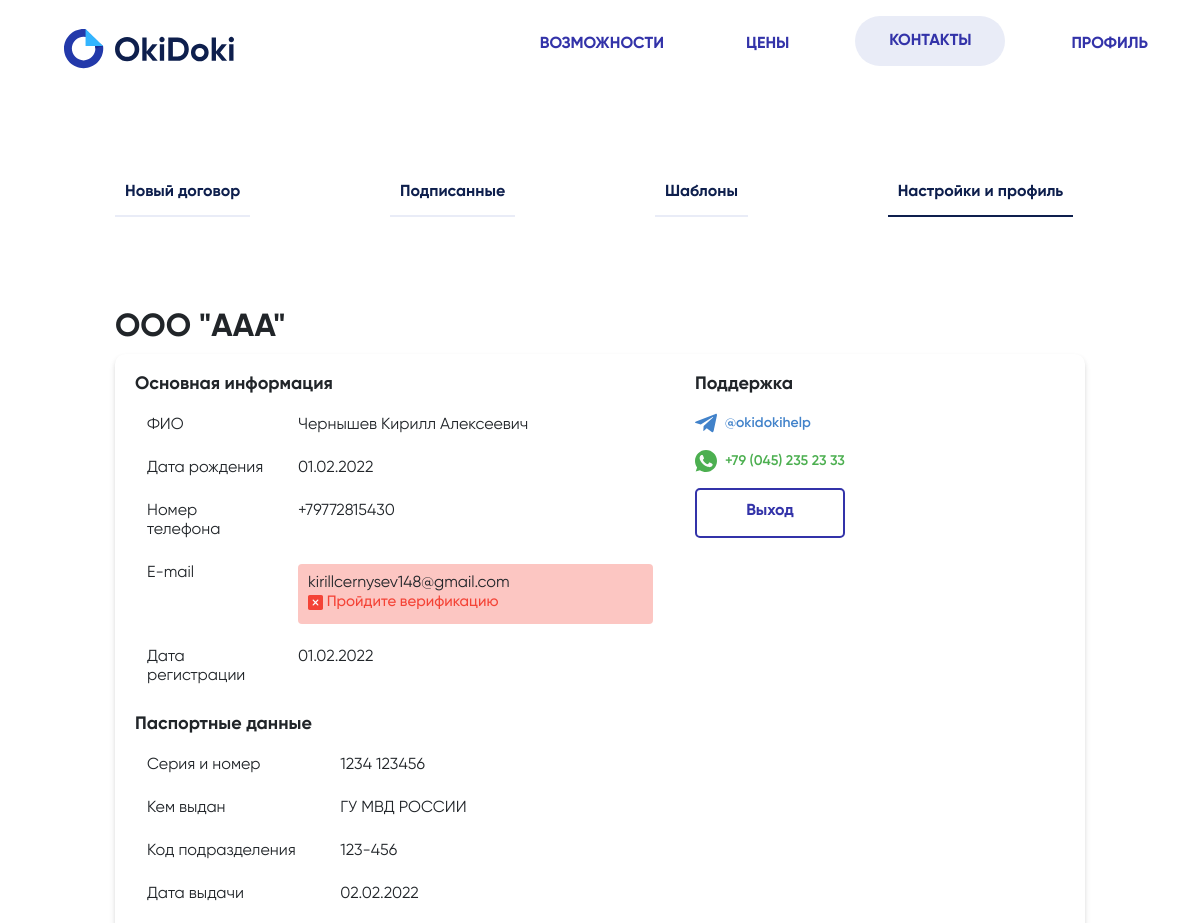
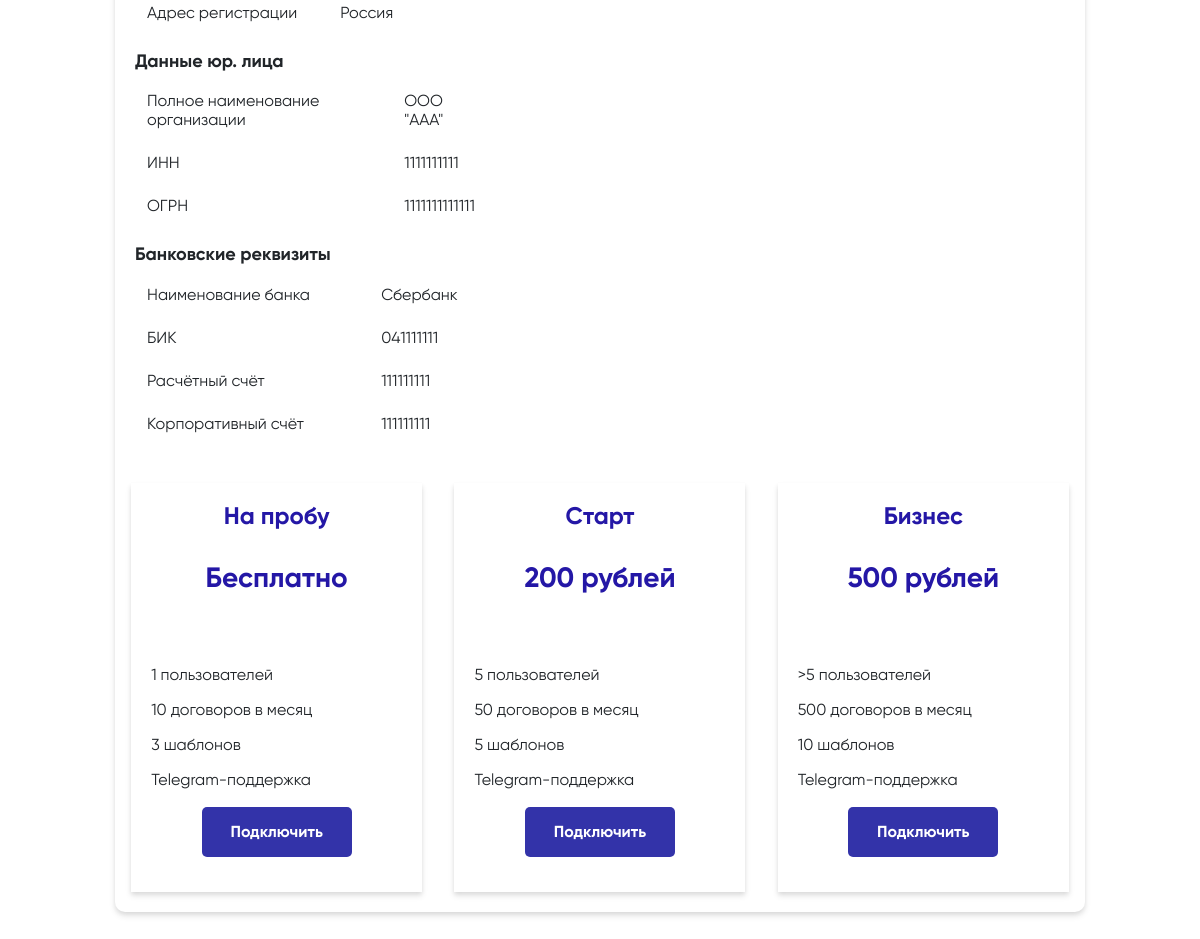
Page /work/settings (signed in) on the committed database (2 pictures, top to bottom).
### accounts/models.py (models this page shows, shortened)
class User(AbstractUser):
    name = models.CharField(verbose_name="Name", max_length=100, blank=True, null=True)
    phone = models.CharField(verbose_name="Phone", max_length=100, blank=True, null=True)
    email = models.CharField(verbose_name="Email", max_length=100, blank=True, null=True)
    verEmail = models.BooleanField(verbose_name="Верификация email", blank=True, null=True)
    date_burn = models.DateField(verbose_name="birthday", blank=True, null=True)
    pasport = models.CharField(verbose_name="pasport's seria and number", max_length=20, blank=True, null=True)
    pasport_otdel = models.CharField(verbose_name="who gives pasport", max_length=250, blank=True, null=True)
    pasport_code = models.CharField(verbose_name="pasport code", max_length=50, blank=True, null=True)
    date_pasport = models.DateField(verbose_name="pasport date", blank=True, null=True)
    registr = models.TextField(verbose_name="from", blank=True, null=True)
    organisation = models.CharField(verbose_name="full organisation name", max_length=200, blank=True, null=True)
    inn = models.CharField(max_length=100, blank=True, null=True)
    ogrn = models.CharField(max_length=100, blank=True, null=True)
    name_bank = models.CharField(max_length=100, blank=True, null=True)
    bik = models.CharField(max_length=100, blank=True, null=True)
    schet = models.CharField(max_length=100, blank=True, null=True)
    korp_schet = models.CharField(max_length=100, blank=True, null=True)
    code = models.CharField(max_length=10, blank=True, null=True)
    class Meta:
        managed=True
        verbose_name = 'User'
        verbose_name_plural = 'Users'

### work/views.py (the view, shortened to what this page needs)
# urls.py: path('work/', include('work.urls')),
def work(req, page, message = None):
    try:
        if message:
            messages = [message]
        else:
            messages = []
        user = User.objects.get(phone=req.user.phone)
        templates = user.template_set.all().values()
        form = TemplateUpload()
        signatures = []
        for template in user.template_set.all():
            signatured = template.signaturedocx_set.all().values()
            for i, el in enumerate(signatured):
                if el['client_id']:
                    signatured[i]['name'] = Template.objects.get(id = el['template_id']).name
                    signatured[i]['user_name'] = User.objects.get(id = int(el['client_id'])).name
                    signatures.append(signatured[i])
        if len(signatures) == 0:
            for signatured in user.signaturedocx_set.all().values():
                signatured['name'] = Template.objects.get(id = signatured['template_id']).name
                signatured['user_name'] = Template.objects.get(id = signatured['template_id']).user
                signatures.append(signatured)
        return render(req, 'work/work.html',
        {
            'page': page,
            'user': user,
            'templates': templates,
            'signatures': [signatures],
            'form': form,
            'messages': messages
        })
    except Exception as e:
        print(e)
        return redirect('main')

### templates/work/work.html (shortened to what this page needs)
{% extends "../base.html" %}
{% load static %}
{% block nav %}
    {% if user.organisation != None %}
        <nav style="background-color: rgba(0, 0, 0, 0);" class="header header__container navbar navbar-expand-lg navbar-light">
            <a class="navbar-brand mt-3 ml-5" style="width: 100px;" href="/"><img src="{% static 'img/logo-full.svg' %}" alt="OkiDoki logo" /></a>
            <div class="mr-auto header__nav mt-3" id="navbarSupportedContent" style="background-color: rgba(0, 0, 0, 0);">
            <ul style="background-color: rgba(0, 0, 0, 0);"  class="ml-auto menu header__menu">
                <li class="menu__item" style="margin-left: 50px; margin-top: 10px;"><a href="#" class="nav-link nav-text" style="color: #3333a9; font-weight: bold;">Возможности</a></li>
                <li class="menu__item" style="margin-left: 50px; margin-top: 10px;"><a href="#" class="nav-link nav-text" style="color: #3333a9; font-weight: bold;">Цены</a></li>
                <li class="menu__item" style="margin-left: 50px;"><a href="#" class="nav-link nav-text" style="color: #3333a9; background-color: #e9ecf7; border-radius: 25px; width: 150px; height: 50px; font-weight: bold; text-align: center; padding-top: 15px;">Контакты</a></li>
                {% if request.user.is_authenticated %}
                    <li class="nav-item menu__item" style="margin-left: 50px; margin-top: 10px;"><a href="/work/settings" class="nav-link nav-text" style="color: #3333a9; font-weight: bold;">Профиль</a></li>
                {% endif %}
            </ul>
            </div>
        </nav>
    {% endif %}
{% endblock nav %}
{% block work %}
<link rel="stylesheet" href="{% static 'work1.css' %}">
<link rel="stylesheet" href="{% static 'work.css' %}">
    <div class="container workPage">
        {% if user.organisation != None %}
            <div class="nav-bar">
                <ul style="white-space:nowrap; overflow-x: auto; height: 60px;">
                    <a class="navItem" id="newDoc" href="/work/newDoc" style="margin-left: 0;">Новый договор</a>
                    <a class="navItem" id="signature" href="/work/signature">Подписанные</a>
                    <a class="navItem" id="templates" href="/work/templates">Шаблоны</a>
                    <a class="navItem" id="settings" href="/work/settings">Настройки и профиль</a>
                </ul>
            </div>
        {% endif %}
    {% if page == "settings" %}
    <div class="newDoc">
    {% if user.organisation != None %}
        <h1 class="organisation-h1" style="width: 100%; margin-left: auto;">{{user.organisation}}</h1>
        <div class="page" style="width: 100%; margin: 0 auto;">
            <div class="card-body">
                <div class="row">
                    <div class="col-7">
                    <h1 class="title-blok">Основная информация</h1>
                    <table class="table">
                        <tbody style="width: 30vw;">
                            <tr>
                                <td>ФИО</td>
                                <td>{{user.name}}</td>
                            </tr>
                            <tr>
                                <td>Дата рождения</td>
                                <td>{{user.date_burn|date:"d.m.Y"}}</td>
                            </tr><tr>
                                <td>Номер телефона</td>
                                <td>{{user.phone}}</td>
                            </tr><tr>
                                <td>E-mail</td>
                                {% if user.verEmail %}
                                    <td>{{user.email}}</td>
                                {% else %}
                                    <td>
                                        <form action="" method="post">
                                            <div style="background-color: rgba(244, 67, 54, 0.3); border-radius: 4px; height: 60px; padding: 10px 10px 10px 10px;">
                                                {{user.email}}
                                                <button type="submit" name="verEmail" style="color: #F44336; background-color: rgba(244, 67, 54, 0); border: 0; font-size: 15px; margin-top: auto;"><img src="{% static 'img/remove.svg' %}" style="height: 15px; width: 15px; vertical-align: middle;"> <h3 style="margin-top: auto; font-size: 15px; display: inline;"> Пройдите верификацию</h3></button>
                                            </div>
                                        </form>
                                    </td>
                                {% endif %}
                            </tr><tr>
                                <td>Дата регистрации</td>
                                <td>{{user.date_joined|date:"d.m.Y"}}</td>
                            </tr>
                        </tbody>
                    </table>
                    <h1 class="title-blok">Паспортные данные</h1>
                    <table class="table" style="width: 30vw;">
                        <tbody>
                            <tr>
                                <td>Серия и номер</td>
                                <td>{{user.pasport}}</td>
                            </tr>
                            <tr>
                                <td>Кем выдан</td>
                                <td>{{user.pasport_otdel}}</td>
                            </tr><tr>
                                <td>Код подразделения</td>
                                <td>{{user.pasport_code}}</td>
                            </tr><tr>
                                <td>Дата выдачи</td>
                                <td>{{user.date_pasport|date:"d.m.Y"}}</td>
                            </tr><tr>
                                <td>Адрес регистрации</td>
                                <td>{{user.registr}}</td>
                            </tr>
                        </tbody>
                    </table>
                    <h1 class="title-blok">Данные юр. лица</h1>
                    <table class="table" style="width: 30vw;">
                        <tbody>
                            <tr>
                                <td>Полное наименование организации</td>
                                <td>{{user.organisation}}</td>
                            </tr>
                            <tr>
                                <td>ИНН</td>
                                <td>{{user.inn}}</td>
                            </tr><tr>
                                <td>ОГРН</td>
                                <td>{{user.ogrn}}</td>
                            </tr>
                        </tbody>
                    </table>
                    <h1 class="title-blok">Банковские реквизиты</h1>
                    <table class="table" style="width: 30vw;">
                        <tbody>
                            <tr>
                                <td>Наименование банка</td>
                                <td>{{user.name_bank}}</td>
                            </tr>
                            <tr>
                                <td>БИК</td>
                                <td>{{user.bik}}</td>
                            </tr>
                            <tr>
                                <td>Расчётный счёт</td>
                                <td>{{user.schet}}</td>
                            </tr>
                            <tr>
                                <td>Корпоративный счёт</td>
                                <td>{{user.korp_schet}}</td>
                            </tr>
                        </tbody>
                    </table>
                </div>
                <div class="col">
                    <h1 class="title-blok">Поддержка</h1>
                    <div class="mt-3">
                        <a href="https://t.me/okidokihelp" class="ml-1" style="font-family: 'Gilroy'; font-style: normal; font-weight: 600; font-size: 14px; line-height: 20px; color:
                        #4182CA;">@okidokihelp</a>
                    </div>
                    <div class="mt-3">
                        <a class="ml-1" style="font-family: 'Gilroy'; font-style: normal; font-weight: 600; font-size: 14px; line-height: 20px; color:
                        #4CAF50;">+79 (045) 235 23 33</a>
                    </div>
                    <div class="mt-3">
                        <a href="/accounts/logout/" class="nav-link nav-text" style="color: #3333a9; background-color: #fff; border: #3333a9 solid 2px; border-radius: 5px; width: 150px; height: 50px; font-weight: bold; text-align: center; padding-top: 11px;">Выход</a>
                    </div>
                </div>
            </div>
        </div>
        {% endif %}
        {% if user.organisation != None %}
            <div class="row" style="margin: 0 auto 20px;">
                <div class="profileCard" style="margin: 0 auto; box-shadow: 0px 2px 4px rgba(0, 0, 0, 0.06), 0px 4px 6px rgba(0, 0, 0, 0.1); width: 30%;">
                    <div class="card-body" style="margin: 0 auto; color: #3333a9;">
                        <h1 class="card-title" style="color: #2417a6; text-align: center; font-size: 18pt; font-weight: 700;">На пробу</h1>
                        <p class="card-text" style="margin-top: 30px; margin-bottom: 30px; text-align: center; color: #2417a6; font-size: 21pt; font-weight: 700;"">Бесплатно</p>
                    </div>
                    <div class="card-body">
                        <p>1 пользователей</p>
                        <p>10 договоров в месяц</p>
                        <p>3 шаблонов</p>
                        <p>Telegram-поддержка</p>
                        <button class="nav-link nav-text" style="border: 0; margin: 15px auto; color: #fff; background-color: #3333a9; border-radius: 5px; width: 150px; height: 50px; font-weight: bold; text-align: center; padding-top: 10px;">Подключить</button>
                    </div>
                </div>
                <div class="profileCard" style="margin: 0 auto; box-shadow: 0px 2px 4px rgba(0, 0, 0, 0.06), 0px 4px 6px rgba(0, 0, 0, 0.1); width: 30%;">
                    <div class="card-body" style="margin: 0 auto; color: #3333a9;">
                        <h1 class="card-title" style="color: #2417a6; text-align: center; font-size: 18pt; font-weight: 700;">Старт</h1>
                        <p class="card-text" style="margin-top: 30px; margin-bottom: 30px; text-align: center; color: #2417a6; font-size: 21pt; font-weight: 700;"">200 рублей</p>
                    </div>
                    <div class="card-body">
                        <p>5 пользователей</p>
                        <p>50 договоров в месяц</p>
                        <p>5 шаблонов</p>
                        <p>Telegram-поддержка</p>
                        <button class="nav-link nav-text" style="border: 0; margin: 15px auto; color: #fff; background-color: #3333a9; border-radius: 5px; width: 150px; height: 50px; font-weight: bold; text-align: center; padding-top: 10px;">Подключить</button>
                    </div>
                </div>
                <div class="profileCard" style="margin: 0 auto; box-shadow: 0px 2px 4px rgba(0, 0, 0, 0.06), 0px 4px 6px rgba(0, 0, 0, 0.1); width: 30%;">
                    <div class="card-body" style="margin: 0 auto; color: #3333a9;">
                        <h1 class="card-title" style="color: #2417a6; text-align: center; font-size: 18pt; font-weight: 700;">Бизнес</h1>
                        <p class="card-text" style="margin-top: 30px; margin-bottom: 30px; text-align: center; color: #2417a6; font-size: 21pt; font-weight: 700;"">500 рублей</p>
                    </div>
                    <div class="card-body">
                        <p>>5 пользователей</p>
                        <p>500 договоров в месяц</p>
                        <p>10 шаблонов</p>
                        <p>Telegram-поддержка</p>
                        <button class="nav-link nav-text" style="border: 0; margin: 15px auto; color: #fff; background-color: #3333a9; border-radius: 5px; width: 150px; height: 50px; font-weight: bold; text-align: center; padding-top: 10px;">Подключить</button>
                    </div>
                </div>
            </div>
        {% endif %}
    </div>
    {% endif %}
            </div>
{% endblock work %}

### rows in the picture
User: organisation "ООО \"ААА\"", name "Чернышев Кирилл Алексеевич", date_burn "01.02.2022", phone "+79772815430", email "kirillcernysev148@gmail.com", date_joined "01.02.2022", pasport "1234 123456", pasport_otdel "ГУ МВД РОССИИ", pasport_code "123-456", date_pasport "02.02.2022", registr "Россия", inn "1111111111", ogrn "1111111111111", name_bank "Сбербанк", bik "041111111", schet "111111111", korp_schet "111111111"
